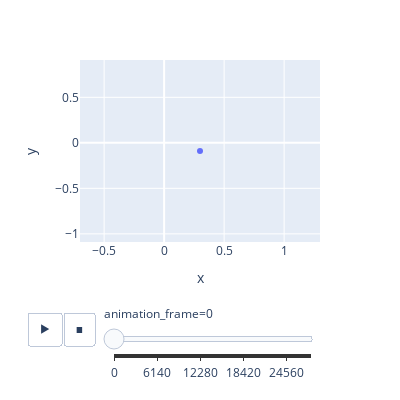

Source (notebook cell):
### Code cell
import plotly.express as px

pixel_size = 154
time_step = 20

data = pd.read_csv('RecBCD_plain2.csv', header = None)
data['index'] = range(len(data))
data.columns = [ 'X position', 'Y position','index']
data=data[['index','X position','Y position']]

# find the average of X and Y column respectively
ave = data.mean(axis=0)
xave = ave.loc['X position']
yave = ave.loc['Y position']

#substract averages from each column to find displacement, store into new columns
data["X displacement (pixels)"] = data['X position'] - xave
data["Y displacement (pixels)"] = data['Y position'] - yave
# mutiply pixel displacement columns by scaler to find nm displacement, store in new columns
data["X displacement (nm)"] = data['X displacement (pixels)']*pixel_size
data["Y displacement (nm)"]= data['Y displacement (pixels)']*pixel_size
# multiply the index counter column by time_step to make a time step column, store into new column 
data["Time (ms)"] = data['index']*time_step




x = data.iloc[:,3]
y = data.iloc[:,4]
z = data.iloc[:,7]

df = data
fig = px.scatter(df, x=x, y=y, animation_frame=z, width=400, height=400)


#fig["layout"].pop("updatemenus") # optional, drop animation buttons
fig.show()
